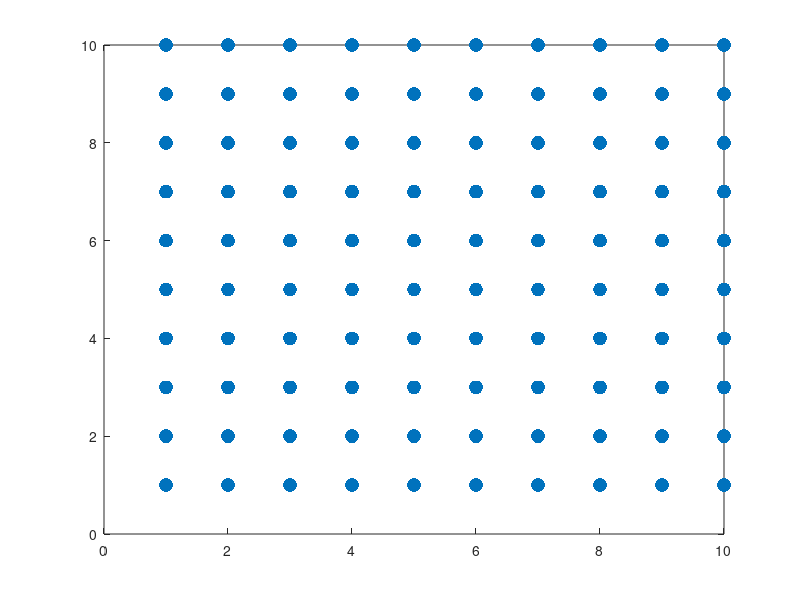

MATLAB code for this plot: (Note: this script raises an error after producing the figure.)
%% N particle, 2D verlet with lennard-jones potential
close all
clear;
NumParticles = 100;
Nx = 10;
Ny = 10;

%% Force Definition
% Fljx = @(rjk, xj, xk,r0) 1*(12*(r0/rjk)^13 - 6*(r0/rjk)^7)*(xj-xk)/rjk
% Fljy = @(rjk, yj, yk,r0) 1*(12*(r0/rjk)^13 - 6*(r0/rjk)^7)*(yj-yk)/rjk
% %% ====================
%% Plot of the potential


xVec = zeros(1,NumParticles); %% we'll update the positions without storing them
yVec = zeros(1, NumParticles);
counter = 1;
for i = 1:10
   
    for j = 1:10
       yVec(counter) = i;
       xVec(counter) = j; 
       counter = counter+1;  
    end
    
end
xinit = xVec; yinit = yVec;
% vxVec = randi([-10 10], NumParticles,1);
% vyVec = randi([-1 1], NumParticles,1);
vxVec = randn(NumParticles,1);
vyVec = randn(NumParticles,1);
vxinit = vxVec; vyinit = vyVec;
figure;
plot(xVec, yVec, '.', 'markersize', 30)
figure;
Nsteps = 5000;
tf = 50; t0 = 0;
r0 = 2; %radius where the lennard jones potential is 0
h = (tf-t0)/Nsteps;
eps = 1e-10;
for i = 1:Nsteps-1
    Ax1 = zeros(NumParticles,1);
    Ay1 = zeros(NumParticles,1);
    for j = 1:NumParticles 
       %% first half of the integration step (done for all particles)
       xj = xVec(j); yj = yVec(j);
       
       [ajx, ajy] = interparticleLJForce(xj, yj, xVec, yVec, NumParticles, eps, r0);
       Ax1(j) = ajx; Ay1(j) = ajy;
    end
    xold = xVec; yold = yVec;
    dr = zeros(NumParticles,2);
%     xVec = xVec+vxVec.'*h + 0.5*Ax1.'*h^2;
%     dr(:,1) = vxVec*h + 0.5*Ax1*h^2;
%     dr(:,2) = vyVec*h + 1/2*Ay1*h^2; 
    for j = 1:NumParticles
       xVec(j) = xVec(j) + vxVec(j)*h + 1/2*Ax1(j)*h^2;
       yVec(j) = yVec(j) +vyVec(j)*h + 1/2*Ay1(j)*h^2; 
       dr(j,1) = vxVec(j)*h + 1/2*Ax1(j)*h^2; 
       dr(j,2) = vyVec(j)*h + 1/2*Ay1(j)*h^2; 
    end
    Ax2 = zeros(NumParticles,1);
    Ay2 = zeros(NumParticles,1);
    for(j= 1:NumParticles)
       %% second half of the step (done for all particles)
       xj = xVec(j); yj = yVec(j);
       
       [ajx2, ajy2] = interparticleLJForce(xj, yj, xVec, yVec, NumParticles, eps, r0);
       Ax2(j) = ajx2; Ay2(j) = ajy2;
       
       
    end
    for j = 1:NumParticles
       vxVec(j) = vxVec(j) + 1/2*(Ax1(j) + Ax2(j))*h;
       vyVec(j) = vyVec(j) + 1/2*(Ay1(j)+ Ay2(j))*h;
       
       %% ENFORCE REFLECTING BC
       [xnew, ynew, vxnew, vynew] = ReflectBC([xold(j), yold(j)], dr(j,:), [vxVec(j), vyVec(j)], Nx, Ny);
       xVec(j) = xnew;
       yVec(j) = ynew;
       vxVec(j) = vxnew;
       vyVec(j) = vynew;
    end    
    
    if(mod(i, 2) == 0)
        plot(xVec,yVec, '.','markersize', 20)
        xlim([0 10])
        ylim([0,10])
        f = getframe;
    end
    i
end
figure;
plot(xVec, yVec, 'x')